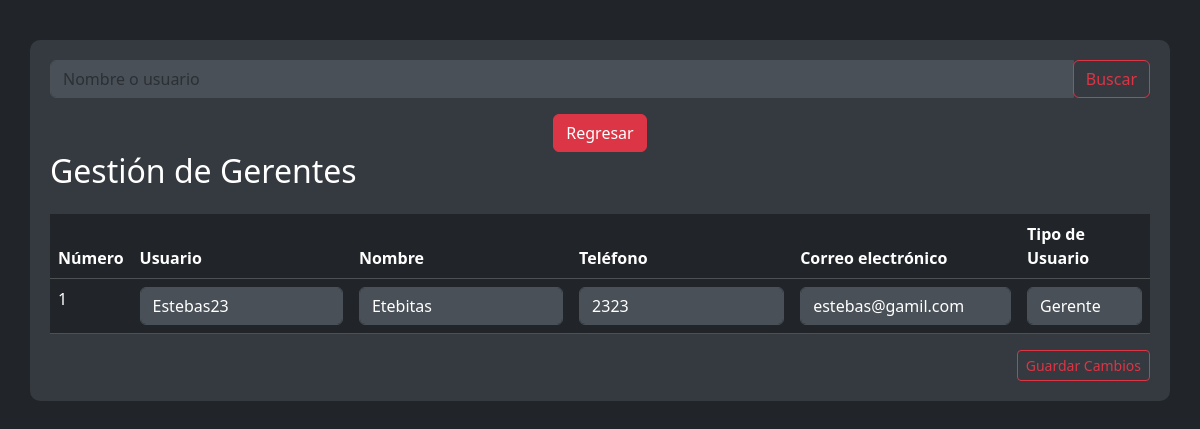
The page /gestiongerentes.php (signed in) on the database as committed earlier.
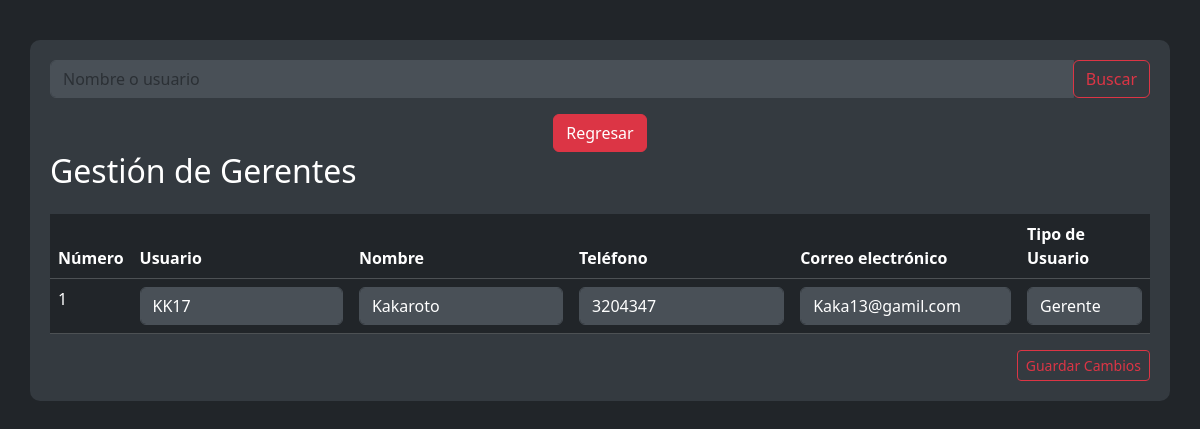
The same page on the database as committed later.
### tables this page shows
CREATE TABLE `usuarios` (
  `id_usuario` int(11) NOT NULL,
  `usuario` varchar(20) DEFAULT NULL,
  `nombre` varchar(20) DEFAULT NULL,
  `correo_electronico` varchar(30) DEFAULT NULL,
  `telefono` varchar(15) DEFAULT NULL,
  `contraseña_usuario` varchar(100) DEFAULT NULL,
  `id_tipos` int(11) DEFAULT NULL,
  `codigo_recuperacion` varchar(255) DEFAULT NULL,
  `aceptado` varchar(2) DEFAULT NULL,
  `Foto` varchar(255) DEFAULT NULL
);

### gestiongerentes.php (the view, shortened to what this page needs)
<?php
include_once 'conexion.php';
$searchQuery = "";
$query_empleados = "SELECT * FROM usuarios WHERE id_tipos = 5 AND aceptado = 'si'";
$statement_empleados = $con->prepare($query_empleados);
$statement_empleados->execute();
$empleados = $statement_empleados->fetchAll(PDO::FETCH_ASSOC);
?>
<!DOCTYPE html>
<html lang="en">
<head>
    <link rel="stylesheet" href="CSS/bootstrap.css">
    <link rel="stylesheet" href="CSS/alerta.css">
</head>
<body>
    <div class="container">
        <form method="GET" action="">
            <div class="input-group mb-3">
                <input type="text" class="form-control" id="search" name="search" placeholder="Nombre o usuario" value="<?php echo htmlspecialchars($searchQuery); ?>" aria-label="Buscar" aria-describedby="search-label">
                <div class="input-group-append">
                    <button type="submit" class="btn btn-outline-danger">Buscar</button>
                </div>
            </div>
        </form>
    <div class="row mt-3">
        <div class="col-12 text-center">
            <a href="index.php" class="btn btn-danger">Regresar</a>
        </div>
    </div>
        <form action="" method="POST">
            <div class="modal-body">
                <h2 class="mb-4">Gestión de Gerentes </h2>
                <table class="table table-dark">
                    <thead>
                        <tr>
                            <th scope="col">Número</th>
                            <th scope="col">Usuario</th>
                            <th scope="col">Nombre</th>
                            <th scope="col">Teléfono</th>
                            <th scope="col">Correo electrónico</th>
                            <th scope="col">Tipo de Usuario</th>
                        </tr>
                    </thead>
                    <tbody>
                        <?php
                        $numero = 1;
                        foreach ($empleados as $empleado) {
                            echo "<tr>";
                            echo "<td>" . $numero++ . "</td>";
                            echo "<td><input type='text' class='form-control' name='usuario[" . htmlspecialchars($empleado['id_usuario']) . "]' value='" . htmlspecialchars($empleado['usuario']) . "' readonly></td>";
                            echo "<td><input type='text' class='form-control' name='nombre[" . htmlspecialchars($empleado['id_usuario']) . "]' value='" . htmlspecialchars($empleado['nombre']) . "' readonly></td>";
                            echo "<td><input type='text' class='form-control' name='telefono[" . htmlspecialchars($empleado['id_usuario']) . "]' value='" . htmlspecialchars($empleado['telefono']) . "'></td>";
                            echo "<td><input type='email' class='form-control' name='correo_electronico[" . htmlspecialchars($empleado['id_usuario']) . "]' value='" . htmlspecialchars($empleado['correo_electronico']) . "'></td>";
                            echo "<td>";
                            echo "<select name='tipo_usuario[" . htmlspecialchars($empleado['id_usuario']) . "]' class='form-control'>";
                            echo "<option value='5'" . ($empleado['id_tipos'] == 5 ? ' selected' : '') . ">Gerente</option>";
                            echo "</select>";
                            echo "</td>";
                            echo "</tr>";
                        }
                        ?>
                    </tbody>
                </table>
            </div>
            <div class="modal-footer">
                <button type="submit" class="btn btn-outline-danger btn-sm" name="guardar_empleado">Guardar Cambios</button>
            </div>
        </form>
    </div>
</body>
</html>

Rows that differ between the two databases and show on the page:
no longer on this page (row edited): usuarios: usuario "Estebas23", nombre "Etebitas", telefono "2323", correo_electronico "estebas@gamil.com", id_tipos+id_usuario "Gerente"
added usuarios: usuario "KK17", nombre "Kakaroto", telefono "3204347", correo_electronico "Kaka13@gamil.com", id_tipos+id_usuario "Gerente"
